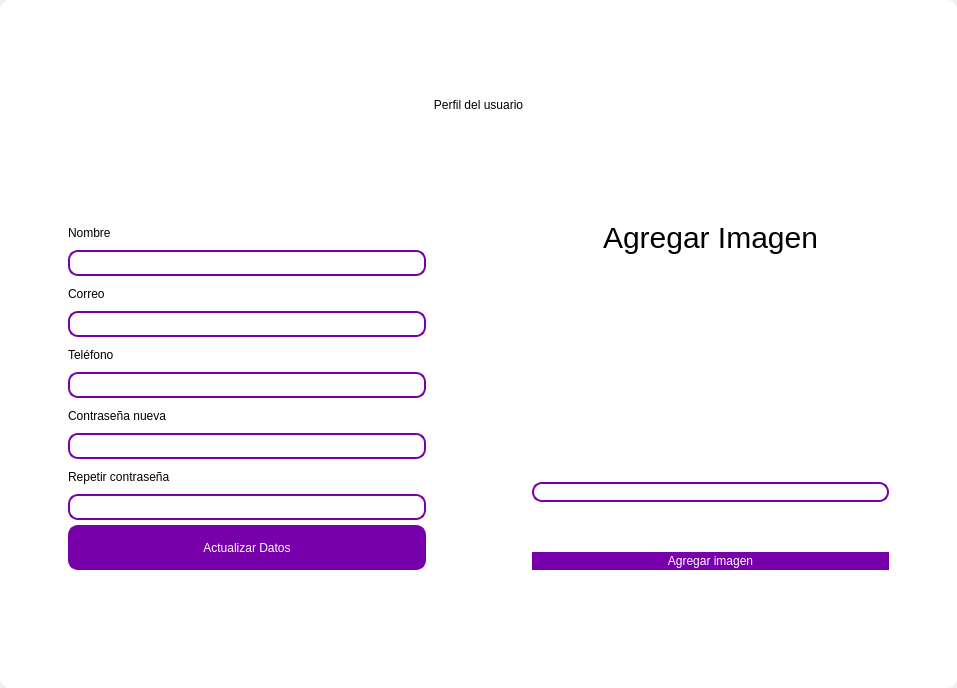
<?xml version="1.0" encoding="UTF-8"?>
<ui version="4.0">
 <class>MainWindow</class>
 <widget class="QMainWindow" name="MainWindow">
  <property name="geometry">
   <rect>
    <x>0</x>
    <y>0</y>
    <width>957</width>
    <height>688</height>
   </rect>
  </property>
  <property name="windowTitle">
   <string>MainWindow</string>
  </property>
  <property name="styleSheet">
   <string notr="true"/>
  </property>
  <widget class="QWidget" name="centralwidget">
   <property name="styleSheet">
    <string notr="true"/>
   </property>
   <layout class="QVBoxLayout" name="verticalLayout">
    <property name="spacing">
     <number>0</number>
    </property>
    <property name="leftMargin">
     <number>0</number>
    </property>
    <property name="topMargin">
     <number>0</number>
    </property>
    <property name="rightMargin">
     <number>0</number>
    </property>
    <property name="bottomMargin">
     <number>0</number>
    </property>
    <item>
     <widget class="QFrame" name="frame">
      <property name="enabled">
       <bool>true</bool>
      </property>
      <property name="styleSheet">
       <string notr="true">
QFrame {
border-radius:10px;
background-color: rgb(255, 255, 255); }
</string>
      </property>
      <property name="frameShape">
       <enum>QFrame::StyledPanel</enum>
      </property>
      <property name="frameShadow">
       <enum>QFrame::Raised</enum>
      </property>
      <layout class="QVBoxLayout" name="verticalLayout_2">
       <item>
        <widget class="QFrame" name="frame_superior">
         <property name="minimumSize">
          <size>
           <width>0</width>
           <height>40</height>
          </size>
         </property>
         <property name="maximumSize">
          <size>
           <width>16777215</width>
           <height>40</height>
          </size>
         </property>
         <property name="styleSheet">
          <string notr="true">QPushButton{
border-radius:18px;
}

QPushButton:hover{
	background-color: rgb(0, 0, 0);
}
</string>
         </property>
         <property name="frameShape">
          <enum>QFrame::StyledPanel</enum>
         </property>
         <property name="frameShadow">
          <enum>QFrame::Raised</enum>
         </property>
         <layout class="QHBoxLayout" name="horizontalLayout_3">
          <property name="spacing">
           <number>4</number>
          </property>
          <property name="leftMargin">
           <number>0</number>
          </property>
          <property name="topMargin">
           <number>0</number>
          </property>
          <property name="rightMargin">
           <number>0</number>
          </property>
          <property name="bottomMargin">
           <number>0</number>
          </property>
          <item>
           <widget class="QPushButton" name="btn_icon">
            <property name="text">
             <string/>
            </property>
            <property name="iconSize">
             <size>
              <width>40</width>
              <height>40</height>
             </size>
            </property>
           </widget>
          </item>
          <item>
           <spacer name="horizontalSpacer_2">
            <property name="orientation">
             <enum>Qt::Horizontal</enum>
            </property>
            <property name="sizeHint" stdset="0">
             <size>
              <width>443</width>
              <height>20</height>
             </size>
            </property>
           </spacer>
          </item>
          <item>
           <widget class="QPushButton" name="btn_exit">
            <property name="minimumSize">
             <size>
              <width>38</width>
              <height>38</height>
             </size>
            </property>
            <property name="maximumSize">
             <size>
              <width>38</width>
              <height>38</height>
             </size>
            </property>
            <property name="cursor">
             <cursorShape>PointingHandCursor</cursorShape>
            </property>
            <property name="text">
             <string/>
            </property>
            <property name="iconSize">
             <size>
              <width>35</width>
              <height>35</height>
             </size>
            </property>
           </widget>
          </item>
          <item>
           <widget class="QPushButton" name="bt_minimizar">
            <property name="minimumSize">
             <size>
              <width>38</width>
              <height>38</height>
             </size>
            </property>
            <property name="maximumSize">
             <size>
              <width>38</width>
              <height>38</height>
             </size>
            </property>
            <property name="cursor">
             <cursorShape>PointingHandCursor</cursorShape>
            </property>
            <property name="text">
             <string/>
            </property>
            <property name="icon">
             <iconset>
              <normaloff>image/minus.svg</normaloff>image/minus.svg</iconset>
            </property>
            <property name="iconSize">
             <size>
              <width>38</width>
              <height>38</height>
             </size>
            </property>
           </widget>
          </item>
          <item>
           <widget class="QPushButton" name="bt_maximizar">
            <property name="minimumSize">
             <size>
              <width>38</width>
              <height>38</height>
             </size>
            </property>
            <property name="maximumSize">
             <size>
              <width>38</width>
              <height>38</height>
             </size>
            </property>
            <property name="cursor">
             <cursorShape>PointingHandCursor</cursorShape>
            </property>
            <property name="text">
             <string/>
            </property>
            <property name="icon">
             <iconset>
              <normaloff>image/chevron-up.svg</normaloff>image/chevron-up.svg</iconset>
            </property>
            <property name="iconSize">
             <size>
              <width>38</width>
              <height>38</height>
             </size>
            </property>
           </widget>
          </item>
          <item>
           <widget class="QPushButton" name="bt_restaurar">
            <property name="minimumSize">
             <size>
              <width>38</width>
              <height>38</height>
             </size>
            </property>
            <property name="maximumSize">
             <size>
              <width>38</width>
              <height>38</height>
             </size>
            </property>
            <property name="cursor">
             <cursorShape>PointingHandCursor</cursorShape>
            </property>
            <property name="text">
             <string/>
            </property>
            <property name="icon">
             <iconset>
              <normaloff>image/chevron-down.svg</normaloff>image/chevron-down.svg</iconset>
            </property>
            <property name="iconSize">
             <size>
              <width>38</width>
              <height>38</height>
             </size>
            </property>
           </widget>
          </item>
          <item>
           <widget class="QPushButton" name="bt_cerrar">
            <property name="minimumSize">
             <size>
              <width>38</width>
              <height>38</height>
             </size>
            </property>
            <property name="maximumSize">
             <size>
              <width>38</width>
              <height>38</height>
             </size>
            </property>
            <property name="cursor">
             <cursorShape>PointingHandCursor</cursorShape>
            </property>
            <property name="text">
             <string/>
            </property>
            <property name="icon">
             <iconset>
              <normaloff>image/x.svg</normaloff>image/x.svg</iconset>
            </property>
            <property name="iconSize">
             <size>
              <width>38</width>
              <height>38</height>
             </size>
            </property>
           </widget>
          </item>
         </layout>
        </widget>
       </item>
       <item>
        <widget class="QLabel" name="label">
         <property name="minimumSize">
          <size>
           <width>0</width>
           <height>100</height>
          </size>
         </property>
         <property name="maximumSize">
          <size>
           <width>16777215</width>
           <height>100</height>
          </size>
         </property>
         <property name="styleSheet">
          <string notr="true">font: 30pt &quot;MS Shell Dlg 2&quot;;
color: rgb(0, 0, 0);</string>
         </property>
         <property name="text">
          <string>Perfil del usuario</string>
         </property>
         <property name="alignment">
          <set>Qt::AlignCenter</set>
         </property>
        </widget>
       </item>
       <item>
        <widget class="QFrame" name="frame_3">
         <property name="frameShape">
          <enum>QFrame::StyledPanel</enum>
         </property>
         <property name="frameShadow">
          <enum>QFrame::Raised</enum>
         </property>
         <layout class="QHBoxLayout" name="horizontalLayout_4">
          <item>
           <layout class="QVBoxLayout" name="verticalLayout_4">
            <property name="spacing">
             <number>5</number>
            </property>
            <property name="sizeConstraint">
             <enum>QLayout::SetMinAndMaxSize</enum>
            </property>
            <property name="leftMargin">
             <number>50</number>
            </property>
            <property name="topMargin">
             <number>50</number>
            </property>
            <property name="rightMargin">
             <number>50</number>
            </property>
            <property name="bottomMargin">
             <number>100</number>
            </property>
            <item>
             <widget class="QLabel" name="label_2">
              <property name="maximumSize">
               <size>
                <width>200</width>
                <height>25</height>
               </size>
              </property>
              <property name="styleSheet">
               <string notr="true">
color: rgb(0, 0, 0);
font: 16pt &quot;MS Shell Dlg 2&quot;;</string>
              </property>
              <property name="text">
               <string>Nombre</string>
              </property>
             </widget>
            </item>
            <item>
             <widget class="QLineEdit" name="nametxt">
              <property name="maximumSize">
               <size>
                <width>500</width>
                <height>30</height>
               </size>
              </property>
              <property name="styleSheet">
               <string notr="true">QLineEdit{
background-color: rgba(0, 0, 0,0);
border-radius:10px; 
font: 12pt &quot;Arial&quot;;
border: 2px solid  rgb(120, 0, 171);

}



QLineEdit:focus{
background-color: rgb(0, 0, 0);
border-radius:10px; 
font: 12pt &quot;Arial&quot;;
border: 2px solid rgb(120, 0, 171);
}

</string>
              </property>
             </widget>
            </item>
            <item>
             <widget class="QLabel" name="label_3">
              <property name="maximumSize">
               <size>
                <width>200</width>
                <height>25</height>
               </size>
              </property>
              <property name="styleSheet">
               <string notr="true">
color: rgb(0, 0, 0);
font: 16pt &quot;MS Shell Dlg 2&quot;;</string>
              </property>
              <property name="text">
               <string>Correo</string>
              </property>
             </widget>
            </item>
            <item>
             <widget class="QLineEdit" name="emailtxt">
              <property name="maximumSize">
               <size>
                <width>500</width>
                <height>30</height>
               </size>
              </property>
              <property name="styleSheet">
               <string notr="true">QLineEdit{
background-color: rgba(0, 0, 0,0);
border-radius:10px; 
font: 12pt &quot;Arial&quot;;
border: 2px solid  rgb(120, 0, 171);

}



QLineEdit:focus{
background-color: rgb(0, 0, 0);
border-radius:10px; 
font: 12pt &quot;Arial&quot;;
border: 2px solid rgb(120, 0, 171);
}

</string>
              </property>
             </widget>
            </item>
            <item>
             <widget class="QLabel" name="label_6">
              <property name="maximumSize">
               <size>
                <width>200</width>
                <height>25</height>
               </size>
              </property>
              <property name="styleSheet">
               <string notr="true">
color: rgb(0, 0, 0);
font: 16pt &quot;MS Shell Dlg 2&quot;;</string>
              </property>
              <property name="text">
               <string>Teléfono</string>
              </property>
             </widget>
            </item>
            <item>
             <widget class="QLineEdit" name="phonetxt">
              <property name="maximumSize">
               <size>
                <width>500</width>
                <height>30</height>
               </size>
              </property>
              <property name="styleSheet">
               <string notr="true">QLineEdit{
background-color: rgba(0, 0, 0,0);
border-radius:10px; 
font: 12pt &quot;Arial&quot;;
border: 2px solid  rgb(120, 0, 171);

}



QLineEdit:focus{
background-color: rgb(0, 0, 0);
border-radius:10px; 
font: 12pt &quot;Arial&quot;;
border: 2px solid rgb(120, 0, 171);
}

</string>
              </property>
             </widget>
            </item>
            <item>
             <widget class="QLabel" name="label_4">
              <property name="maximumSize">
               <size>
                <width>200</width>
                <height>25</height>
               </size>
              </property>
              <property name="styleSheet">
               <string notr="true">
color: rgb(0, 0, 0);
font: 16pt &quot;MS Shell Dlg 2&quot;;</string>
              </property>
              <property name="text">
               <string>Contraseña nueva</string>
              </property>
             </widget>
            </item>
            <item>
             <widget class="QLineEdit" name="passwordtxt">
              <property name="maximumSize">
               <size>
                <width>500</width>
                <height>30</height>
               </size>
              </property>
              <property name="styleSheet">
               <string notr="true">QLineEdit{
background-color: rgba(0, 0, 0,0);
border-radius:10px; 
font: 12pt &quot;Arial&quot;;
border: 2px solid  rgb(120, 0, 171);

}



QLineEdit:focus{
background-color: rgb(0, 0, 0);
border-radius:10px; 
font: 12pt &quot;Arial&quot;;
border: 2px solid rgb(120, 0, 171);
}

</string>
              </property>
              <property name="echoMode">
               <enum>QLineEdit::Password</enum>
              </property>
             </widget>
            </item>
            <item>
             <widget class="QLabel" name="label_5">
              <property name="maximumSize">
               <size>
                <width>200</width>
                <height>25</height>
               </size>
              </property>
              <property name="styleSheet">
               <string notr="true">
color: rgb(0, 0, 0);
font: 16pt &quot;MS Shell Dlg 2&quot;;</string>
              </property>
              <property name="text">
               <string>Repetir contraseña</string>
              </property>
             </widget>
            </item>
            <item>
             <widget class="QLineEdit" name="passwordtxt2">
              <property name="maximumSize">
               <size>
                <width>500</width>
                <height>30</height>
               </size>
              </property>
              <property name="styleSheet">
               <string notr="true">QLineEdit{
background-color: rgba(0, 0, 0,0);
border-radius:10px; 
font: 12pt &quot;Arial&quot;;
border: 2px solid  rgb(120, 0, 171);

}



QLineEdit:focus{
background-color: rgb(0, 0, 0);
border-radius:10px; 
font: 12pt &quot;Arial&quot;;
border: 2px solid rgb(120, 0, 171);
}

</string>
              </property>
              <property name="echoMode">
               <enum>QLineEdit::Password</enum>
              </property>
             </widget>
            </item>
            <item>
             <widget class="QPushButton" name="btn_update_profile">
              <property name="sizePolicy">
               <sizepolicy hsizetype="Expanding" vsizetype="Expanding">
                <horstretch>0</horstretch>
                <verstretch>0</verstretch>
               </sizepolicy>
              </property>
              <property name="maximumSize">
               <size>
                <width>500</width>
                <height>45</height>
               </size>
              </property>
              <property name="cursor">
               <cursorShape>PointingHandCursor</cursorShape>
              </property>
              <property name="styleSheet">
               <string notr="true">QPushButton{
border-radius:10px; 
font: 12pt &quot;Arial&quot;;
color: rgb(255, 255, 255);
	background-color: rgb(120, 0, 171);

border: 2px solid rgb(120, 0, 171);
}


</string>
              </property>
              <property name="text">
               <string>Actualizar Datos</string>
              </property>
             </widget>
            </item>
           </layout>
          </item>
          <item>
           <layout class="QVBoxLayout" name="verticalLayout_3">
            <property name="spacing">
             <number>50</number>
            </property>
            <property name="leftMargin">
             <number>50</number>
            </property>
            <property name="topMargin">
             <number>50</number>
            </property>
            <property name="rightMargin">
             <number>50</number>
            </property>
            <property name="bottomMargin">
             <number>100</number>
            </property>
            <item>
             <widget class="QLabel" name="label_7">
              <property name="styleSheet">
               <string notr="true">font-size: 30px;
color: rgb(0, 0, 0);</string>
              </property>
              <property name="text">
               <string>Agregar Imagen</string>
              </property>
              <property name="alignment">
               <set>Qt::AlignCenter</set>
              </property>
             </widget>
            </item>
            <item>
             <layout class="QHBoxLayout" name="horizontalLayout">
              <property name="spacing">
               <number>20</number>
              </property>
              <property name="rightMargin">
               <number>0</number>
              </property>
              <item>
               <spacer name="horizontalSpacer_3">
                <property name="orientation">
                 <enum>Qt::Vertical</enum>
                </property>
                <property name="sizeHint" stdset="0">
                 <size>
                  <width>20</width>
                  <height>20</height>
                 </size>
                </property>
               </spacer>
              </item>
              <item>
               <widget class="QLabel" name="image_label">
                <property name="minimumSize">
                 <size>
                  <width>0</width>
                  <height>0</height>
                 </size>
                </property>
                <property name="maximumSize">
                 <size>
                  <width>100</width>
                  <height>100</height>
                 </size>
                </property>
                <property name="frameShape">
                 <enum>QFrame::NoFrame</enum>
                </property>
                <property name="text">
                 <string/>
                </property>
                <property name="alignment">
                 <set>Qt::AlignCenter</set>
                </property>
               </widget>
              </item>
              <item>
               <spacer name="horizontalSpacer">
                <property name="orientation">
                 <enum>Qt::Vertical</enum>
                </property>
                <property name="sizeHint" stdset="0">
                 <size>
                  <width>20</width>
                  <height>20</height>
                 </size>
                </property>
               </spacer>
              </item>
             </layout>
            </item>
            <item>
             <widget class="QLineEdit" name="imagetxt">
              <property name="enabled">
               <bool>false</bool>
              </property>
              <property name="minimumSize">
               <size>
                <width>0</width>
                <height>14</height>
               </size>
              </property>
              <property name="maximumSize">
               <size>
                <width>16777215</width>
                <height>35</height>
               </size>
              </property>
              <property name="styleSheet">
               <string notr="true">QLineEdit{
background-color: rgba(0, 0, 0,0);
border-radius:10px; 
font: 12pt &quot;Arial&quot;;
border: 2px solid  rgb(120, 0, 171);

}



QLineEdit:focus{
background-color: rgb(0, 0, 0);
border-radius:10px; 
font: 12pt &quot;Arial&quot;;
border: 2px solid rgb(120, 0, 171);
}

</string>
              </property>
             </widget>
            </item>
            <item>
             <widget class="QPushButton" name="btn_add_image">
              <property name="cursor">
               <cursorShape>PointingHandCursor</cursorShape>
              </property>
              <property name="styleSheet">
               <string notr="true">QPushButton{
border-radius:10px; 
font: 12pt &quot;Arial&quot;;
color: rgb(255, 255, 255);
	background-color: rgb(120, 0, 171);

border: 2px solid rgb(120, 0, 171);
}


</string>
              </property>
              <property name="text">
               <string>Agregar imagen</string>
              </property>
             </widget>
            </item>
           </layout>
          </item>
         </layout>
        </widget>
       </item>
      </layout>
     </widget>
    </item>
   </layout>
  </widget>
 </widget>
 <resources/>
 <connections/>
</ui>
